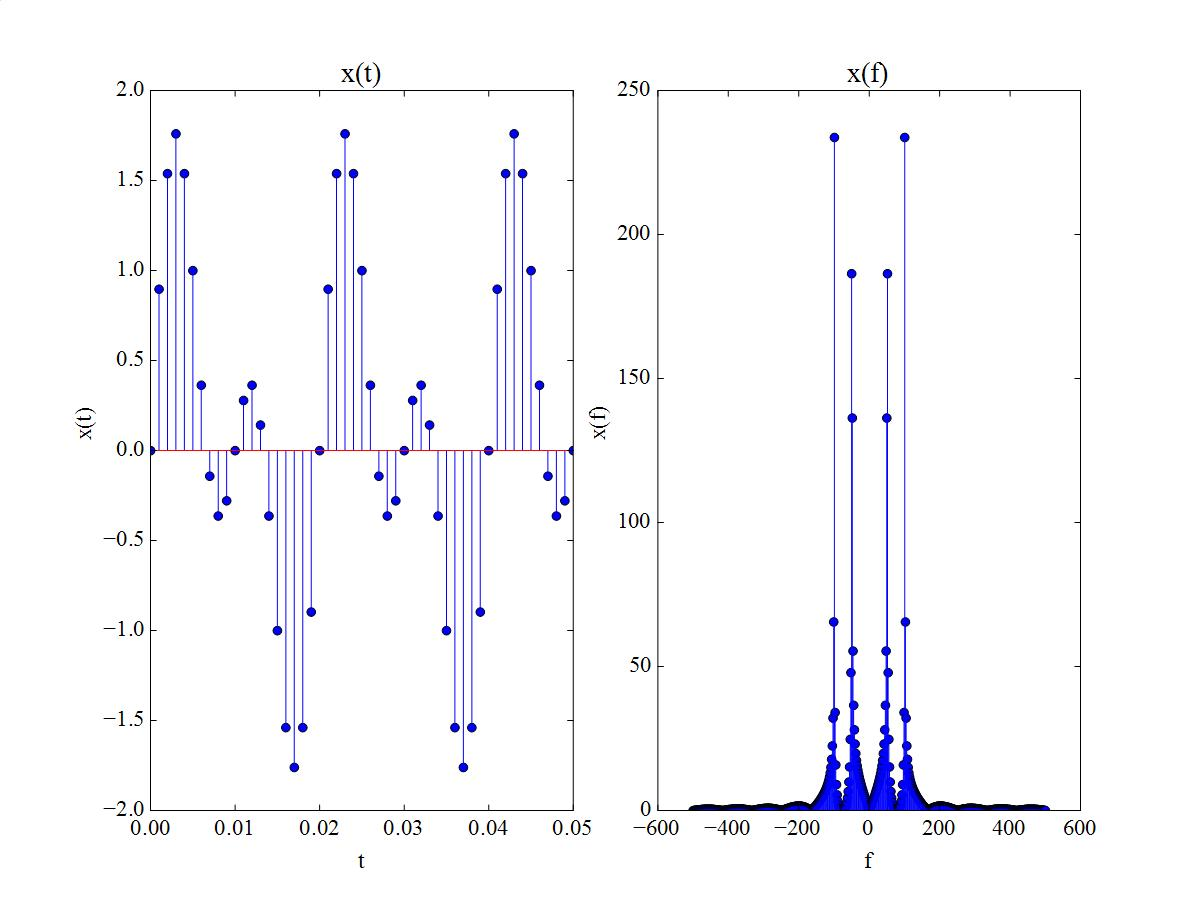

This chart was generated by the following Python code:
import numpy as np
import matplotlib.pylab as pl 
import scipy.signal as signal
import dsp
L = 4
fig = pl.figure(figsize=(12,9))
# x(t) 
tao = 0.5
dt = 0.001
Ts = dt
fs = 1/Ts
t = np.arange(0,tao,dt)
x_t = np.sin(2*np.pi*50*t)+np.sin(2*np.pi*100*t)
ax1 = fig.add_subplot(1,2,1)
ax1.stem(t,x_t)
ax1.set_xlabel('t')
ax1.set_ylabel('x(t)')
ax1.set_title('x(t)')
ax1.set_xlim([0,0.05])
# x(f)
N = dsp.get_fft_len(x_t)
x_f = np.fft.fftshift(np.abs(np.fft.fft(x_t,n=N)))
f = np.linspace(-fs/2,fs/2,N)
ax2 = fig.add_subplot(1,2,2)
ax2.stem(f,x_f)
ax2.set_xlabel('f')
ax2.set_ylabel('x(f)')
ax2.set_title('x(f)')
fig.savefig('up_1.jpg')